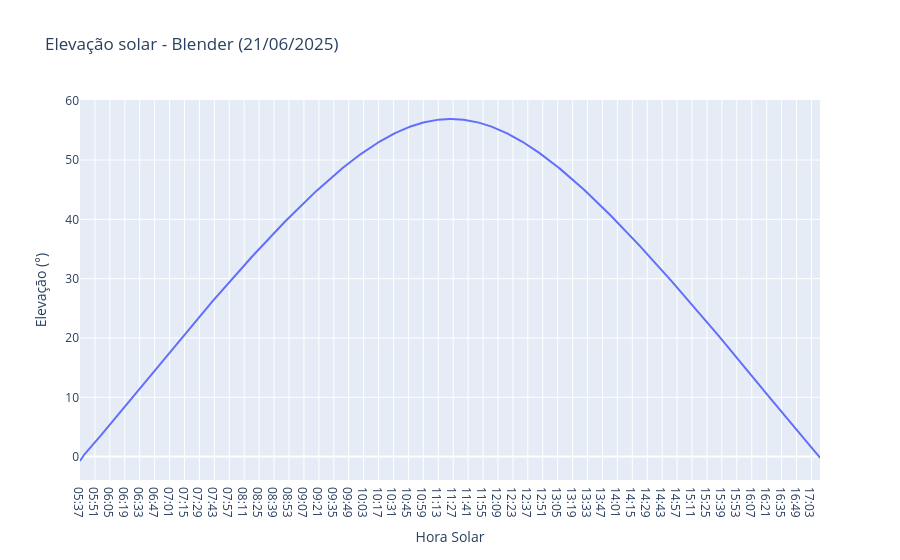
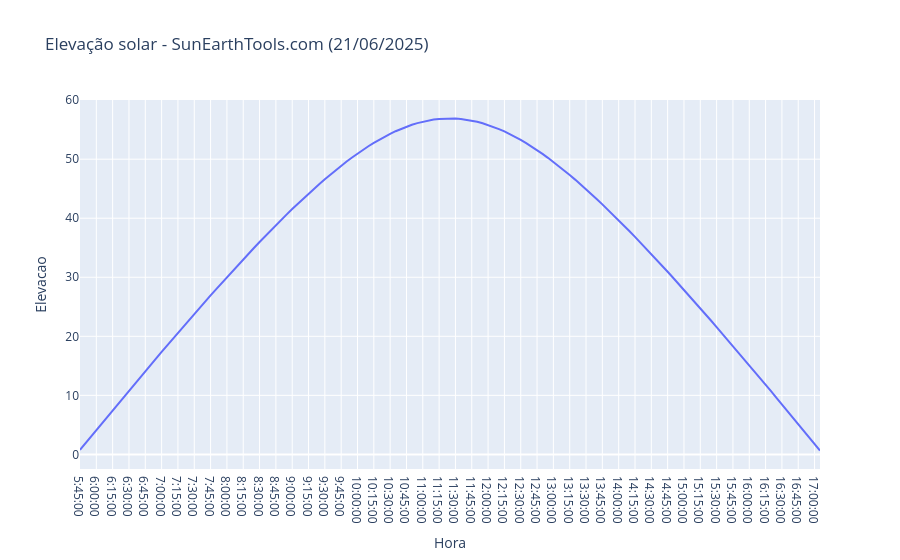
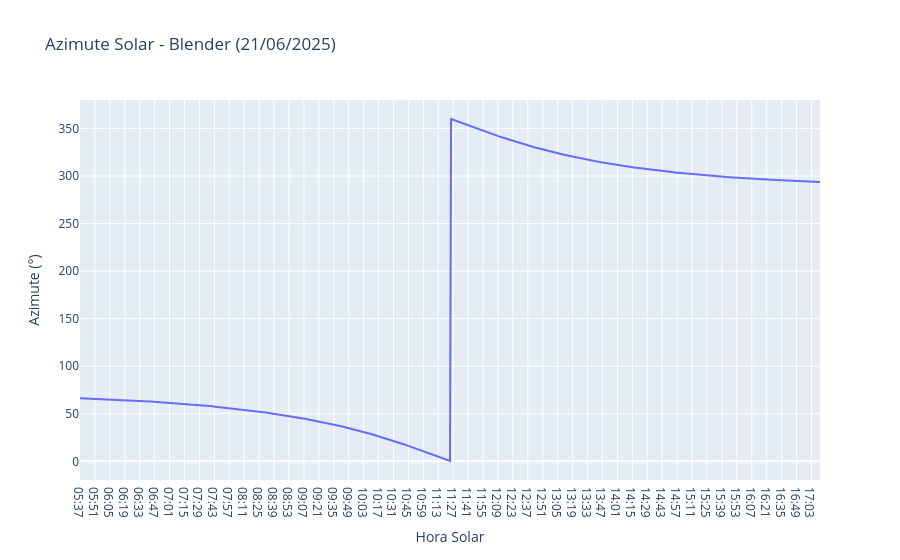
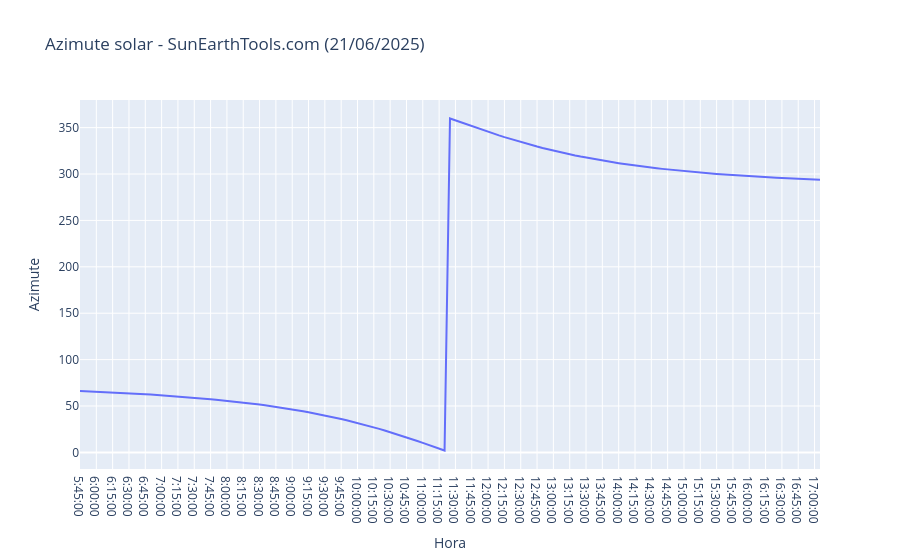

The code cell stored with these charts, in order, in its notebook:
### Code cell
#Elevação solar no blender
fig = px.line(df2, x ='Hora Solar', y = "Elevação (°)", title="Elevação solar - Blender (21/06/2025)")
fig.show()

#Verificando o comportamento da elevação solar no SunEarthTools.com
fig = px.line(df1, x ='Hora', y = "Elevacao", title="Elevação solar - SunEarthTools.com (21/06/2025)")
fig.show()

#Verificando o comportamento da elevação solar no Blender

fig = px.line(df2, x ='Hora Solar', y = "Azimute (°)", title="Azimute Solar - Blender (21/06/2025)")
fig.show()

#Verificando o comportamento da azimute solar no SunEarthTools.com

fig = px.line(df1, x ='Hora', y = "Azimute", title="Azimute solar - SunEarthTools.com (21/06/2025)")
fig.show()

### Figure 1 — Plotly figure (JSON) as saved in the notebook; plotly's stock layout.template omitted (floating-point values rounded to 4 significant figures; data arrays with more than 128 entries replaced by an {"elided": "..."} marker saying what was removed)
{"data": [{"hovertemplate": "Hora Solar=%{x}<br>Elevação (°)=%{y}<extra></extra>", "legendgroup": "", "line": {"color": "#636efa", "dash": "solid"}, "marker": {"symbol": "circle"}, "mode": "lines", "name": "", "orientation": "v", "showlegend": false, "type": "scatter", "x": {"elided": "695 str values"}, "xaxis": "x", "y": {"elided": "695 float values"}, "yaxis": "y"}], "layout": {"legend": {"tracegroupgap": 0}, "title": {"text": "Elevação solar - Blender (21/06/2025)"}, "xaxis": {"anchor": "y", "domain": [0, 1], "title": {"text": "Hora Solar"}}, "yaxis": {"anchor": "x", "domain": [0, 1], "title": {"text": "Elevação (°)"}}}}

### Figure 2 — Plotly figure (JSON) as saved in the notebook; plotly's stock layout.template omitted (floating-point values rounded to 4 significant figures; data arrays with more than 128 entries replaced by an {"elided": "..."} marker saying what was removed)
{"data": [{"hovertemplate": "Hora=%{x}<br>Elevacao=%{y}<extra></extra>", "legendgroup": "", "line": {"color": "#636efa", "dash": "solid"}, "marker": {"symbol": "circle"}, "mode": "lines", "name": "", "orientation": "v", "showlegend": false, "type": "scatter", "x": {"elided": "137 str values"}, "xaxis": "x", "y": {"elided": "137 float values"}, "yaxis": "y"}], "layout": {"legend": {"tracegroupgap": 0}, "title": {"text": "Elevação solar - SunEarthTools.com (21/06/2025)"}, "xaxis": {"anchor": "y", "domain": [0, 1], "title": {"text": "Hora"}}, "yaxis": {"anchor": "x", "domain": [0, 1], "title": {"text": "Elevacao"}}}}

### Figure 3 — Plotly figure (JSON) as saved in the notebook; plotly's stock layout.template omitted (floating-point values rounded to 4 significant figures; data arrays with more than 128 entries replaced by an {"elided": "..."} marker saying what was removed)
{"data": [{"hovertemplate": "Hora Solar=%{x}<br>Azimute (°)=%{y}<extra></extra>", "legendgroup": "", "line": {"color": "#636efa", "dash": "solid"}, "marker": {"symbol": "circle"}, "mode": "lines", "name": "", "orientation": "v", "showlegend": false, "type": "scatter", "x": {"elided": "695 str values"}, "xaxis": "x", "y": {"elided": "695 float values"}, "yaxis": "y"}], "layout": {"legend": {"tracegroupgap": 0}, "title": {"text": "Azimute Solar - Blender (21/06/2025)"}, "xaxis": {"anchor": "y", "domain": [0, 1], "title": {"text": "Hora Solar"}}, "yaxis": {"anchor": "x", "domain": [0, 1], "title": {"text": "Azimute (°)"}}}}

### Figure 4 — Plotly figure (JSON) as saved in the notebook; plotly's stock layout.template omitted (floating-point values rounded to 4 significant figures; data arrays with more than 128 entries replaced by an {"elided": "..."} marker saying what was removed)
{"data": [{"hovertemplate": "Hora=%{x}<br>Azimute=%{y}<extra></extra>", "legendgroup": "", "line": {"color": "#636efa", "dash": "solid"}, "marker": {"symbol": "circle"}, "mode": "lines", "name": "", "orientation": "v", "showlegend": false, "type": "scatter", "x": {"elided": "137 str values"}, "xaxis": "x", "y": {"elided": "137 float values"}, "yaxis": "y"}], "layout": {"legend": {"tracegroupgap": 0}, "title": {"text": "Azimute solar - SunEarthTools.com (21/06/2025)"}, "xaxis": {"anchor": "y", "domain": [0, 1], "title": {"text": "Hora"}}, "yaxis": {"anchor": "x", "domain": [0, 1], "title": {"text": "Azimute"}}}}
